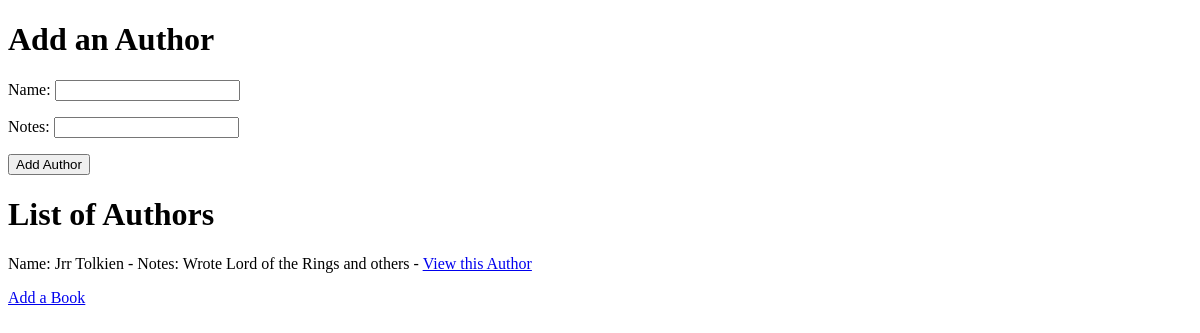
/RenderAuthor, run on an earlier commit of the app's database.
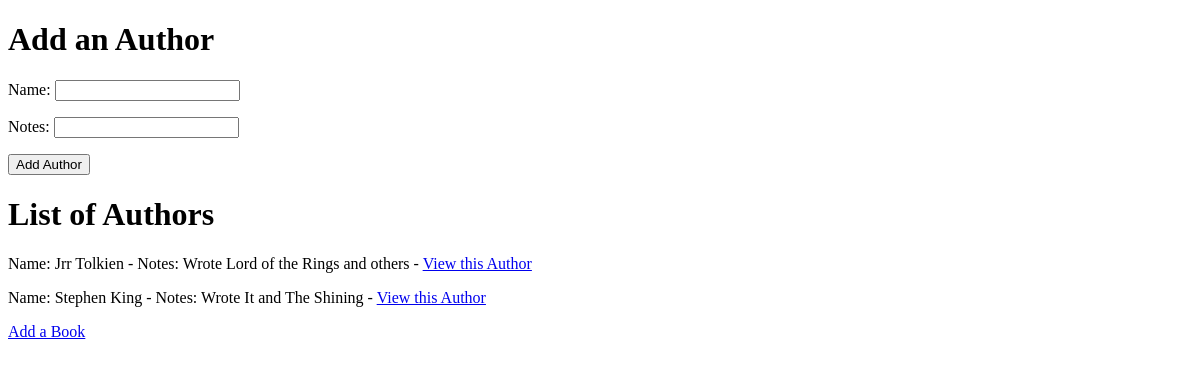
And on a later commit of the database.
### ba_app/models.py (models this page shows, shortened)
class Author(models.Model):
    name = models.CharField(max_length=255)
    notes = models.TextField()
    books = models.ManyToManyField(Book, related_name="authors")
    created_at = models.DateTimeField(auto_now_add=True)
    updated_at = models.DateTimeField(auto_now=True)

### ba_app/views.py (the view)
# urls.py: path('RenderAuthor', views.RenderAuthor),
def RenderAuthor(request):
    context={
        "Authors":Author.objects.all()
    }
    return render (request, 'author.html', context)

### ba_app/templates/author.html (shortened to what this page needs)
<!DOCTYPE html>
<html lang="en">
<head>
</head>
<body>
    <form action="/addAuthor" method="POST">
        <h1>Add an Author</h1>
        <p>Name: <input type="text" name="name"></p>
        <p>Notes: <input type="text" name = "notes"></p>
        <button>Add Author</button>
    </form>
    <h1>List of Authors</h1>
    {% for Author in Authors %}
    <p>Name: {{Author.name}} - Notes: {{Author.notes}} - <a href="/viewAuthRend/{{Author.id}}">View this Author</a></p>
    {% endfor %}
    <a href="/">Add a Book</a>
</body>
</html>

What changed in the data, as far as the page shows it:
added Author: name "Stephen King", notes "Wrote It and The Shining"
